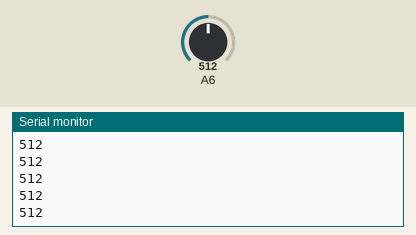
Simulated run of this sketch. Board: Arduino Nano, built with avr-gcc and run on an emulated ATmega328P. Shown: the last lines printed to the serial monitor. The inputs (shaded band) are chosen by the test bench; at power-on: A6 = 512.

Above: at 1.2 s.
1.3 s: A6 set to 716
At 1.31 s:
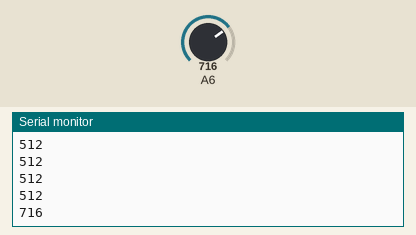
2.8 s: A6 set to 900
At 2.81 s:
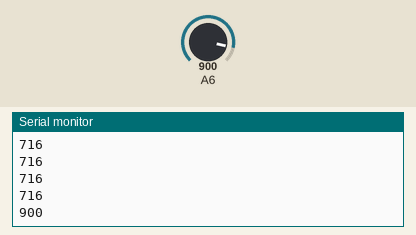
Timing chart, 0 to 5.8 s (numbered marks = the images above; inputs shaded):
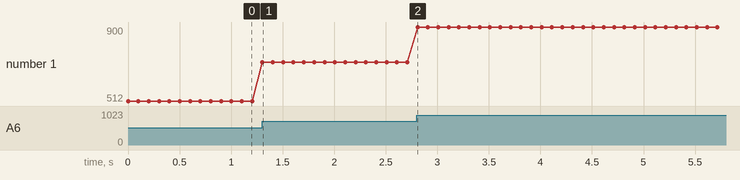

The sketch:

sktech.ino
```cpp
void setup() {
  Serial.begin(9600);
  while (!Serial);
}

void loop() {
  int val = analogRead(A6);
  Serial.println(val);
  delay(100);
}
```

Measured:
- after the input at 1.3 s, the serial monitor: prints a new line at once (image 1)
- after the input at 2.8 s, the serial monitor: prints a new line at once (image 2)
- plotted number 1: 512 → 716 after the input at 1.3 s, 716 → 900 after the input at 2.8 s
